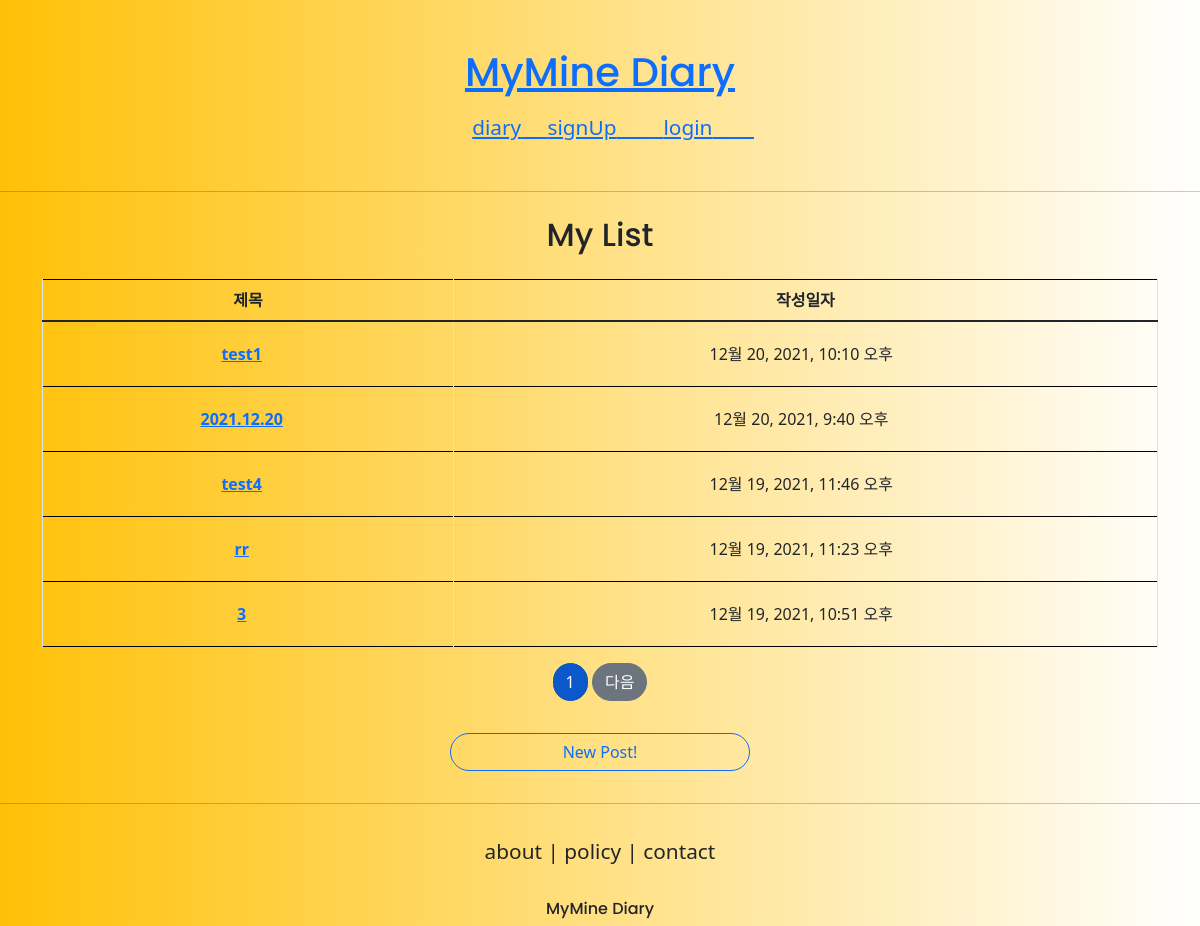
Screenshot of /posts/index/ with the database file from the repository.
### posts/models.py (models this page shows, shortened)
class Post(models.Model):
    writer = models.ForeignKey(User, on_delete=models.SET_NULL, related_name='post',null=True)
    post_title = models.CharField(max_length=120)
    post_image = models.ImageField(upload_to='posts/',blank=True,null=True)
    post_content = models.TextField(null=True)
    today_date = models.DateTimeField(auto_now_add=True, null=True)

### posts/views.py (the view)
# urls.py: path('index/', PostIndexView.as_view(), name='index'),
class PostIndexView(ListView):
    model = Post
    context_object_name = 'post_list'
    template_name = 'posts/index.html'
    paginate_by = 5
    def get_queryset(self):
        post_list = Post.objects.order_by('-pk')
        return post_list

### posts/templates/posts/index.html
{% extends 'base.html' %}
{% block content %}
<h2 style="text-align:center; font-family: 'Poppins', sans-serif;" class="mb-4 mt-4">
    My List
</h2>
    {% if post_list %}
    <div class="container my-3">
    <table class="table table-bordered">
        <thead style="border-top: 1px solid black; border-bottom: 1px solid black">
        <tr style="text-align:center" class="thead-dark">
            <th scope="row">제목</th>
            <th scope="row">작성일자</th>
            </tr>
         </thead>
        {% for post in post_list %}
            <tr style="border-top: 1px solid black; border-bottom: 1px solid black" class="text-center">
                <th style="padding: 20px">
                    <a href=" {% url 'posts:detail' pk=post.pk %}">{{ post.post_title }}</a>&nbsp;&nbsp;&nbsp;
                </th>
                <td style="padding: 20px">
                {{ post.today_date }}&nbsp;&nbsp;
                </td>
         </tr>
    {% endfor %}
        </table>
    </div>
    {% else %}
        <p> No posts..</p>
    {% endif %}
{% include 'snippets/pagination.html' with page_obj=page_obj %}
<div style="text-align:center; pont-weight:bold">
    <a href="{% url 'posts:create' %}" class="btn btn-outline-primary rounded-pill col-3 mt-3 mb-3">
        New Post!
    </a>
</div>
{% endblock %}

### rows the page displays
Post: post_title "test1", today_date "12월 20, 2021, 10:10 오후"
Post: post_title "2021.12.20", today_date "12월 20, 2021, 9:40 오후"
Post: post_title "test4", today_date "12월 19, 2021, 11:46 오후"
Post: post_title "rr", today_date "12월 19, 2021, 11:23 오후"
Post: post_title "3", today_date "12월 19, 2021, 10:51 오후"

### other values shown
{{ page_obj.number }} "1"
